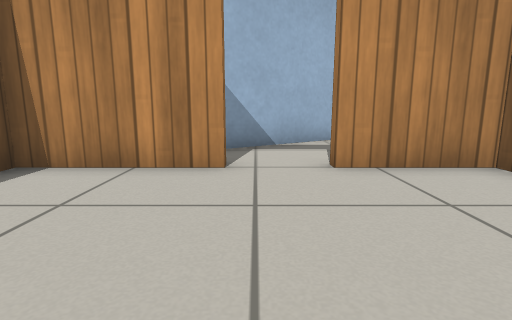
view 1 (above)

16 first-person views from a walk through a robot-simulator world made for Gazebo. The camera is 0.5 m above the floor, tilts 10° down and sees 80° across. The floor is counted in squares, 0.5 m on a side. Each view is taken from the middle of a square. On the plan, view 1 faces up. The plan holds only what a view shows up to about 12 squares ahead; the rest is blank. Simple patterns stand in for the simulator's built-in surfaces.

view 2
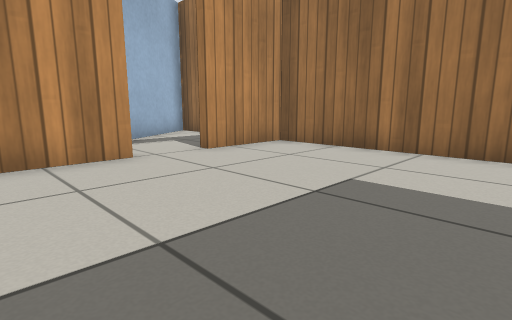

view 3
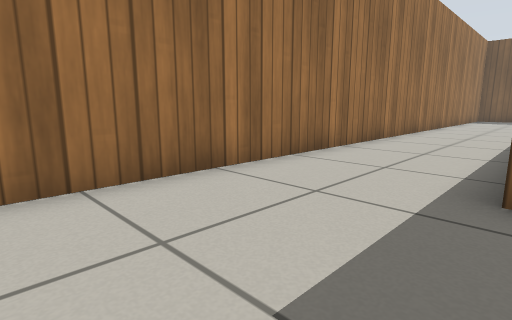

view 4
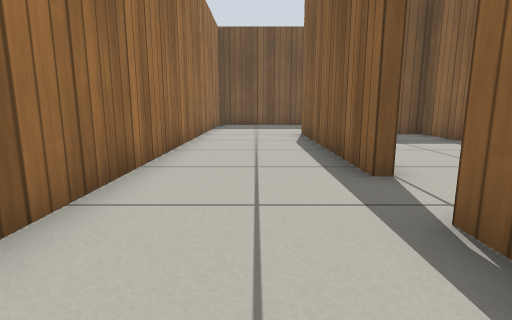

view 5
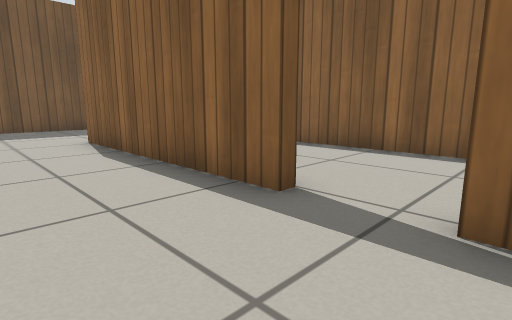

view 6
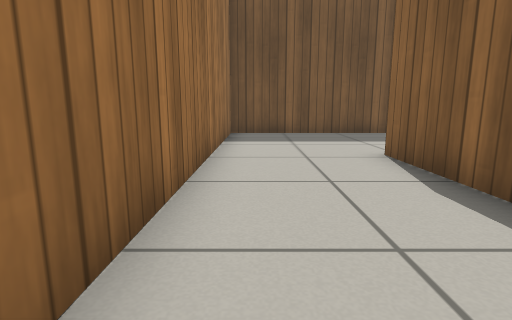

view 7
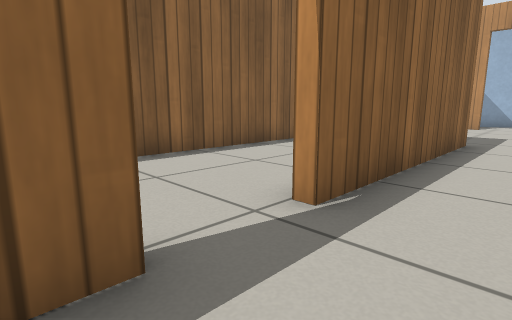

view 8
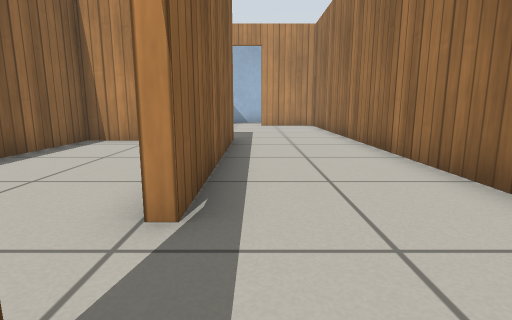

view 9
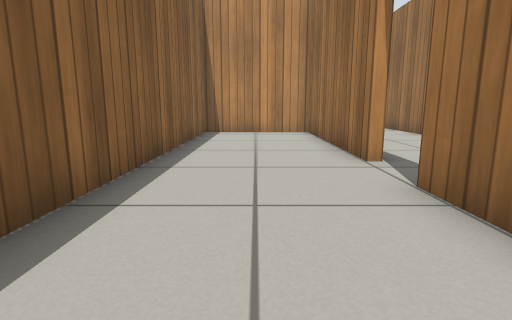

view 10
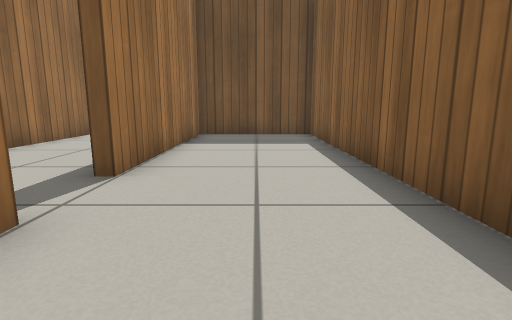

view 11
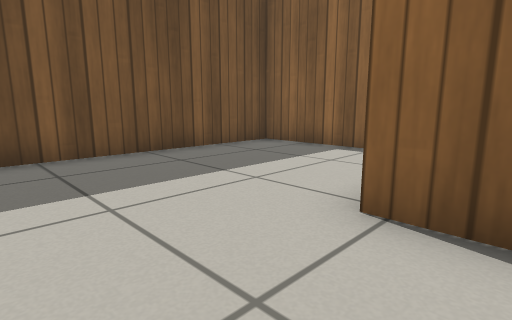

view 12
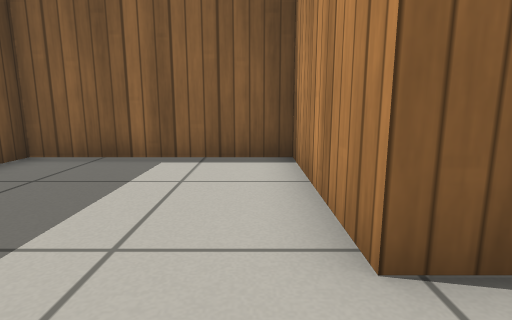

view 13
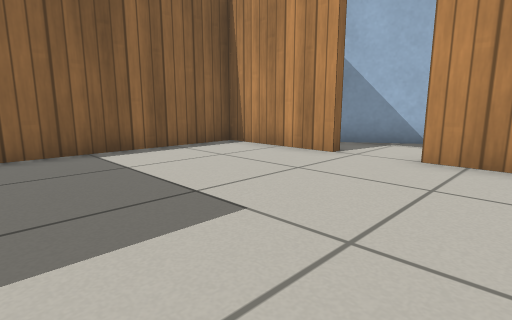

view 14
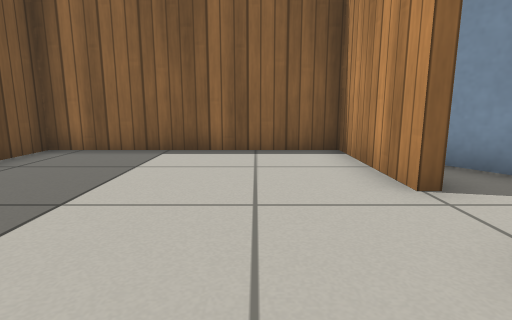

view 15
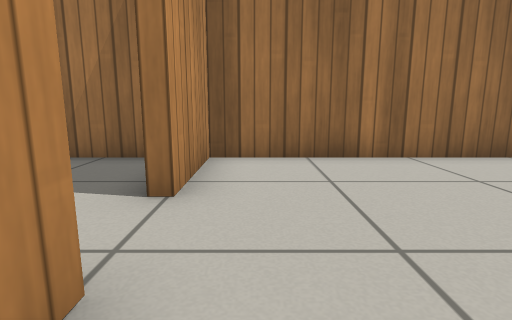

view 16
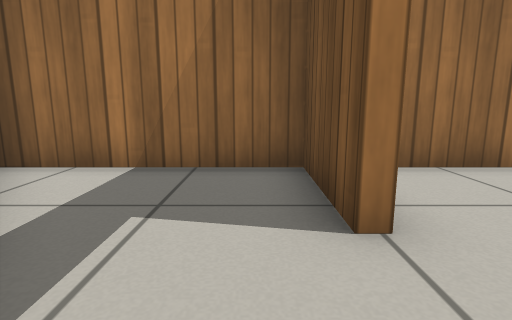

### Floor plan
Ten units are one square. View 1 is at (0, 0); x grows to the right and y downward. Boxes are objects, and circles mark ways between rooms. Rooms are numbered by the first view taken in them; rooms with no view inside come last. Other rooms are left out.
<svg viewBox="-45 -108 89 338">
<path fill="none" stroke="#000" d="M3 102 3 173 -40 173 -40 225 39 225 39 -49 13 -49M3 17 3 85M-5 -49 -40 -49 -40 18 -26 18M0 85 0 21 -40 21 -40 170 0 170 0 102M13 -52 39 -52 39 -103 -21 -62"/>
<circle cx="0" cy="95" r="3" fill="#2a7"/>
<circle cx="5" cy="-50" r="3" fill="#2a7"/>
<text x="10" y="80">1</text>
<text x="-20" y="90">2</text>
<text x="20" y="-70">3</text>
</svg>
Room 1 opens to room 2. Room 1 opens to room 3.

Where each view was taken, in squares from view 1:
view 1: 0 up, 0 right, facing up
view 2: 1 down, 3 left, facing up-right
view 3: 2 up, 0 right, facing down-right
view 4: 6 down, 2 right, facing down
view 5: 8 down, 3 right, facing down-left
view 6: 11 down, 3 right, facing down
view 7: 11 down, 2 right, facing up-left
view 8: 11 down, 1 right, facing up
view 9: 14 down, 2 left, facing up
view 10: 6 down, 2 left, facing down
view 11: 16 down, 3 right, facing down-left
view 12: 18 down, 2 right, facing left
view 13: 1 down, 3 right, facing up-left
view 14: 3 up, 3 right, facing left
view 15: 4 up, 2 left, facing right
view 16: 6 up, 1 left, facing right
